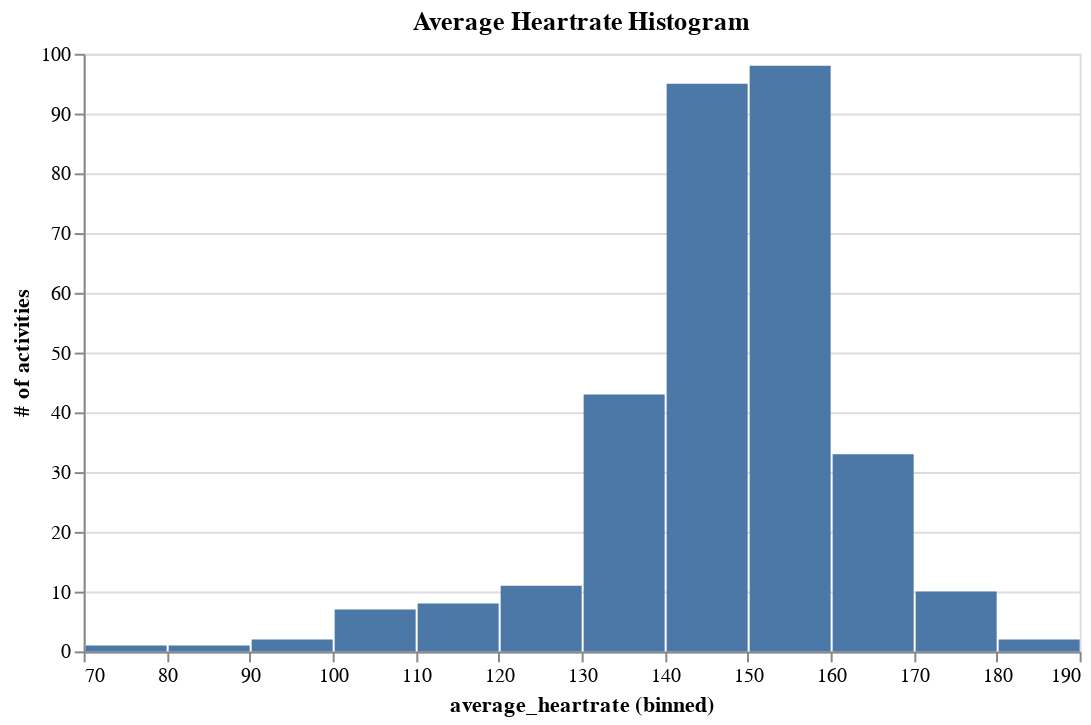

Here is the notebook cell this chart was saved with:
### Markdown cell above
# Average Heartrate Histogram
My heart rate for majority of my activities at the beginning of the year was in "Zone 2" between 60-75% of my maximum heart rate. These relatively easier efforts allowed me to maintain consistent training, recover adequately and slowly develop an aerobic engine without feeling physically drained.

### Code cell
alt.Chart(df).mark_bar().encode(
    alt.X("average_heartrate:Q",bin=alt.Bin(step=10)),
    y=alt.Y('count(activity_id):Q', axis=alt.Axis(title='# of activities'))).properties(
    width=500,
    title='Average Heartrate Histogram')

### Figure 1 — Vega-Lite specification as saved in the notebook (floating-point values rounded to 4 significant figures; data arrays with more than 128 entries replaced by an {"elided": "..."} marker saying what was removed)
{"config": {"view": {"continuousWidth": 400, "continuousHeight": 300}}, "data": {"name": "data-feb000db323d37b533775dfc4863ea15"}, "mark": "bar", "encoding": {"x": {"type": "quantitative", "bin": {"step": 10}, "field": "average_heartrate"}, "y": {"type": "quantitative", "aggregate": "count", "axis": {"title": "# of activities"}, "field": "activity_id"}}, "title": "Average Heartrate Histogram", "width": 500, "$schema": "https://vega.github.io/schema/vega-lite/v4.8.1.json", "datasets": {"data-feb000db323d37b533775dfc4863ea15": {"elided": "355 records"}}}
